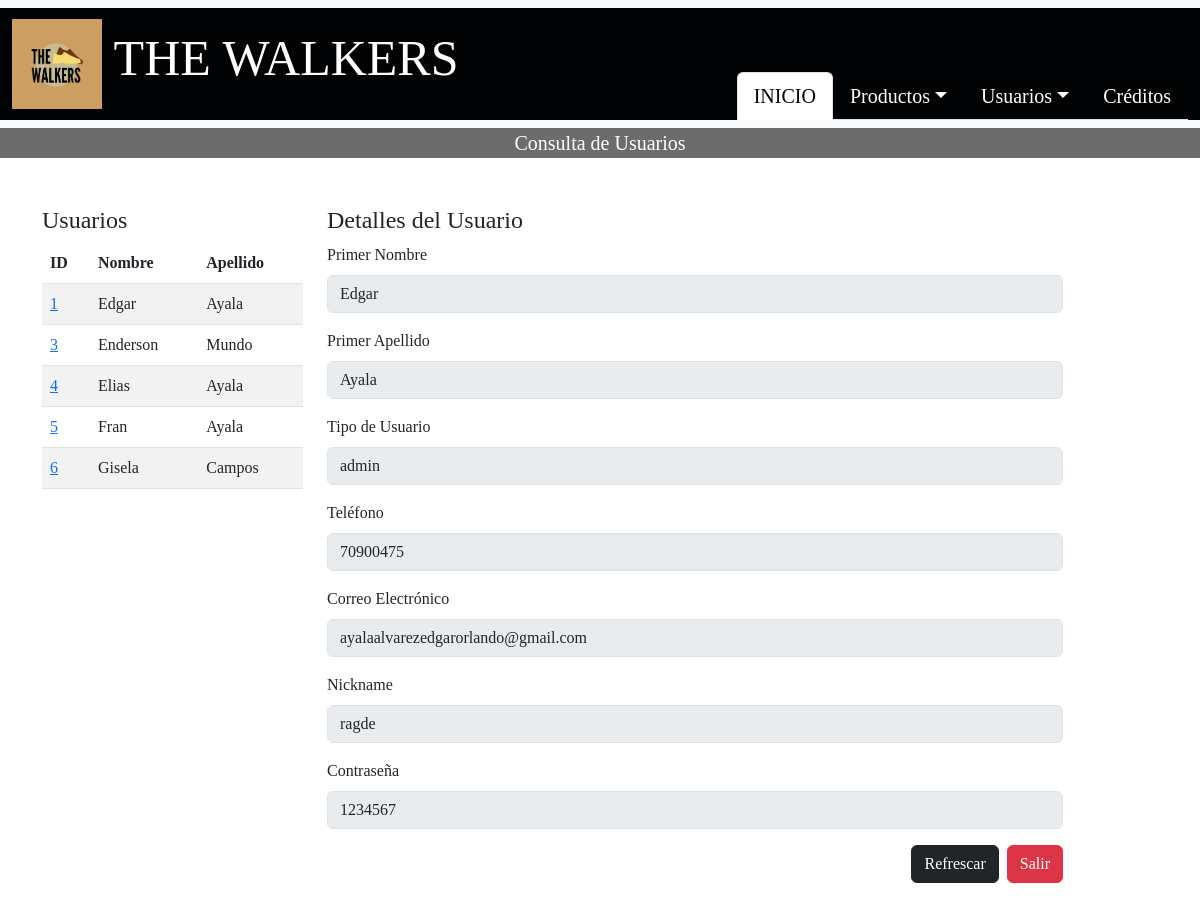
The app's page /Administrador/admin/CRUD_USUARIOS/consultar_usuarios.php?cod_usuario=1 (signed in) with its own data.
### tables this page shows
CREATE TABLE `usuario` (
  `cod_usuario` int(11) NOT NULL,
  `primer_nombre` varchar(50) NOT NULL,
  `primer_apellido` varchar(50) NOT NULL,
  `tipo_usuario` varchar(50) NOT NULL,
  `telefono_usuario` int(8) NOT NULL,
  `correo_usuario` varchar(100) NOT NULL,
  `nick_name` varchar(50) NOT NULL,
  `contraseña` varchar(20) NOT NULL
);

### Administrador/admin/CRUD_USUARIOS/consultar_usuarios.php (the view, shortened to what this page needs)
<?php
include '../../conexionBD.php';
$query_usuarios = "SELECT cod_usuario, primer_nombre, primer_apellido, tipo_usuario FROM usuario LIMIT 20";
$result_usuarios = $conn->query($query_usuarios);
$usuario = null;
if (isset($_GET['cod_usuario'])) {
    $cod_usuario = $_GET['cod_usuario'];
    $query = "SELECT primer_nombre, primer_apellido, tipo_usuario, telefono_usuario, correo_usuario, nick_name, contraseña FROM usuario WHERE cod_usuario = ?";
    $stmt = $conn->prepare($query);
    $stmt->bind_param('i', $cod_usuario);
    $stmt->execute();
    $result = $stmt->get_result();
    $usuario = $result->fetch_assoc();
}
?>
<!DOCTYPE html>
<html lang="es">
<head>
    <link href="https://cdn.jsdelivr.net/npm/bootstrap@5.3.0/dist/css/bootstrap.min.css" rel="stylesheet">
</head>
<body style="font-family: 'Franklin Gothic Medium', 'cursive';">
    <nav class="navbar bg-body-tertiary">
        <div class="container-fluid fixed-width-container" style="background-color: #020304; font-family: 'Franklin Gothic Medium';">
            <a class="navbar-brand" href="#" style="background-color: #020304; color: white; font-size: 50px;">
                <img src="../../imagenes/001-Index/Logos/Logo.png" alt="Logo" width="90" height="90" class="d-inline-block align-text-center" style="background-color: #CC9E61;">
                THE WALKERS
            </a>
            <ul class="nav nav-tabs" style="margin-top: 4rem; font-size: 20px;">
                <li class="nav-item"><a class="nav-link active" aria-current="page" href="../../admin.php">INICIO</a></li>
                <li class="nav-item dropdown">
                    <a class="nav-link dropdown-toggle" data-bs-toggle="dropdown" href="#" role="button" aria-expanded="false" style="color: white;">Productos</a>
                </li>
                <li class="nav-item dropdown">
                    <a class="nav-link dropdown-toggle" data-bs-toggle="dropdown" href="#" role="button" aria-expanded="false" style="color: white;">Usuarios</a>
                </li>
                <li class="nav-item"><a class="nav-link" href="../../../Administrador/creditos/creditos.html" style="color: white;">Créditos</a></li>
            </ul>
        </div>
    </nav>
    <p class="fs-5 text-center" style="margin-top: 0px; color: white; background-color: #6c6c6c; font-family: 'Franklin Gothic Medium', 'cursive';">Consulta de Usuarios</p>
    <div class="container mt-5">
        <div class="row">
            <div class="col-md-3 table-container">
                <h4>Usuarios</h4>
                <div class="user-table">
                    <table class="table table-striped">
                        <thead>
                            <tr>
                                <th>ID</th>
                                <th>Nombre</th>
                                <th>Apellido</th>
                            </tr>
                        </thead>
                        <tbody>
                            <?php while ($row = $result_usuarios->fetch_assoc()) { ?>
                            <tr>
                                <td><a href="?cod_usuario=<?php echo $row['cod_usuario']; ?>"><?php echo $row['cod_usuario']; ?></a></td>
                                <td><?php echo $row['primer_nombre']; ?></td>
                                <td><?php echo $row['primer_apellido']; ?></td>
                            </tr>
                            <?php } ?>
                        </tbody>
                    </table>
                </div>
            </div>
            <div class="col-md-8">
                <h4>Detalles del Usuario</h4>
                <?php if ($usuario) { ?>
                <form>
                    <div class="mb-3">
                        <label class="form-label">Primer Nombre</label>
                        <input type="text" class="form-control" value="<?php echo $usuario['primer_nombre']; ?>" disabled>
                    </div>
                    <div class="mb-3">
                        <label class="form-label">Primer Apellido</label>
                        <input type="text" class="form-control" value="<?php echo $usuario['primer_apellido']; ?>" disabled>
                    </div>
                    <div class="mb-3">
                        <label class="form-label">Tipo de Usuario</label>
                        <input type="text" class="form-control" value="<?php echo $usuario['tipo_usuario']; ?>" disabled>
                    </div>
                    <div class="mb-3">
                        <label class="form-label">Teléfono</label>
                        <input type="text" class="form-control" value="<?php echo $usuario['telefono_usuario']; ?>" disabled>
                    </div>
                    <div class="mb-3">
                        <label class="form-label">Correo Electrónico</label>
                        <input type="email" class="form-control" value="<?php echo $usuario['correo_usuario']; ?>" disabled>
                    </div>
                    <div class="mb-3">
                        <label class="form-label">Nickname</label>
                        <input type="text" class="form-control" value="<?php echo $usuario['nick_name']; ?>" disabled>
                    </div>
                    <div class="mb-3">
                        <label class="form-label">Contraseña</label>
                        <input type="text" class="form-control" value="<?php echo $usuario['contraseña']; ?>" disabled>
                    </div>
                    <div class="d-flex justify-content-end">
                        <button type="button" class="btn btn-dark me-2" onclick="window.location.reload();">Refrescar</button>
                        <a href="../Administrador/index.html" class="btn btn-danger">Salir</a>
                    </div>
                </form>
                <?php } else { ?>
                    <p>Selecciona un usuario para ver sus datos.</p>
                <?php } ?>
            </div>
        </div>
    </div>
    <br><br><br>
</body>
</html>

### Administrador/admin/CRUD_USUARIOS/consultar_usuarios.php (style rules this page uses)
.user-table { max-height: 400px; overflow-y: auto; }
.table-container { margin-bottom: 20px; }

### records on screen
usuario: cod_usuario "1", primer_nombre "Edgar", primer_apellido "Ayala", tipo_usuario "admin", telefono_usuario "70900475", correo_usuario "ayalaalvarezedgarorlando@gmail.com", nick_name "ragde", contraseña "1234567"
usuario: cod_usuario "3", primer_nombre "Enderson", primer_apellido "Mundo"
usuario: cod_usuario "4", primer_nombre "Elias", primer_apellido "Ayala"
usuario: cod_usuario "5", primer_nombre "Fran", primer_apellido "Ayala"
usuario: cod_usuario "6", primer_nombre "Gisela", primer_apellido "Campos"
